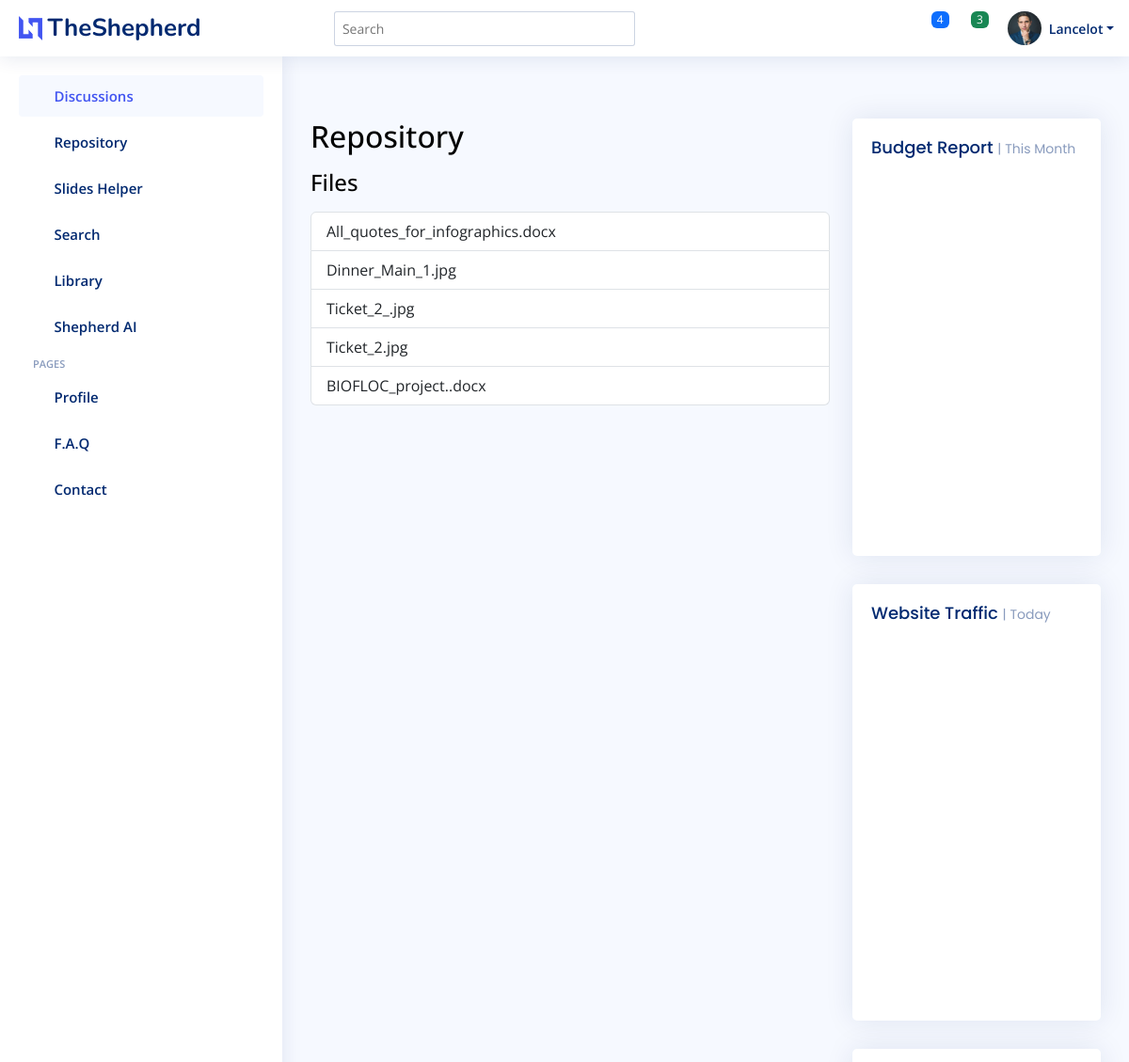
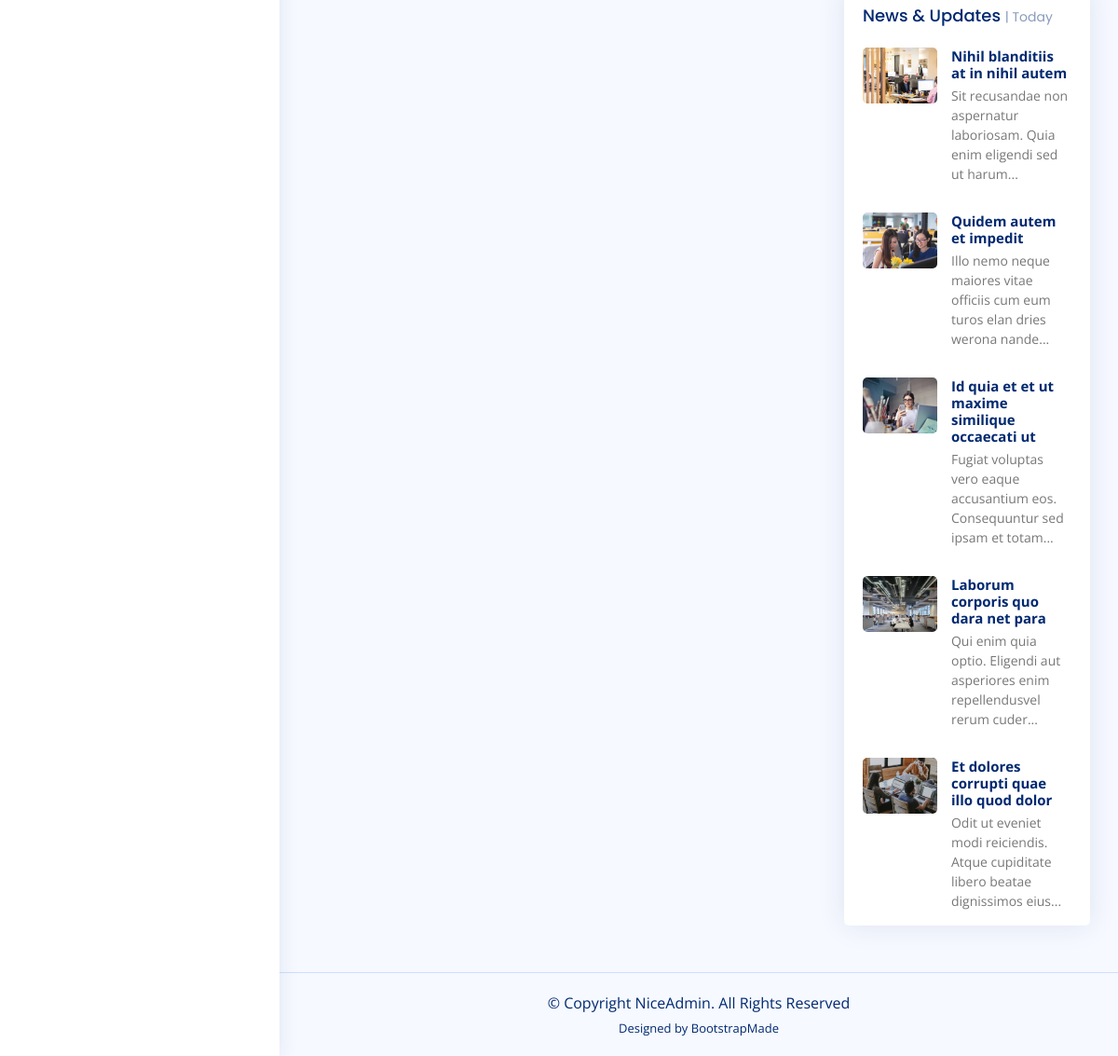
Screenshot of /repository/ (signed in) with the database file from the repository (2 pictures, top to bottom).
### discussions/models.py (models this page shows, shortened)
class Student(models.Model):
    friend = models.ForeignKey('self', on_delete=models.CASCADE, blank=True, null=True)
    user = models.OneToOneField(User, on_delete=models.CASCADE)
    back_img = models.ImageField(blank=True, upload_to="images/profiles", default='images/597_1.jpg')

### repository/models.py (models this page shows)
class File(models.Model):
    owner = models.ForeignKey(Student, on_delete=models.CASCADE, blank=True, null=True)
    file = models.FileField()
    pub_date = models.DateTimeField(blank=False, default=now)
    def __str__(self):
        return self.file.name

### repository/views.py (the view)
# urls.py: path("", views.IndexView.as_view(), name="index"),
class IndexView(generic.ListView):
    template_name = "repository/index.html"
    context_object_name = "repository"
    model = File
    def get_queryset(self):
        return File.objects.all()
    def get_context_data(self, **kwargs: Any) -> Dict[str, Any]:
        context = super(IndexView, self).get_context_data(**kwargs)
        context['files'] = File.objects.filter(owner_id=self.request.user.id)
        context['student'] = Student.objects.filter(user=self.request.user)[0]
        return context

### repository/templates/repository/index.html
{% extends 'base.html' %}
{% load static %}
{% block content %}
<h2>Repository</h2>
<p><h4>Files</h4></p>
<ul class="list-group">
    {% for file in files %}
    <li class="list-group-item">{{ file }}</li>
    {% endfor %}
</ul>
<br>
{% endblock %}

### templates/base.html (shortened to what this page needs)
<!DOCTYPE html>
<html lang="en">
<head>
  {% load static %}
  <link href="{% static 'assets/vendor/bootstrap/css/bootstrap.min.css' %}" rel="stylesheet">
  <link href="{% static 'assets/vendor/bootstrap-icons/bootstrap-icons.css' %}" rel="stylesheet">
  <link href="{% static 'assets/vendor/boxicons/css/boxicons.min.css' %}" rel="stylesheet">
  <link href="{% static 'assets/vendor/quill/quill.snow.css' %}" rel="stylesheet">
  <link href="{% static 'assets/vendor/quill/quill.bubble.css' %}" rel="stylesheet">
  <link href="{% static 'assets/vendor/remixicon/remixicon.css' %}" rel="stylesheet">
  <link href="{% static 'assets/vendor/simple-datatables/style.css' %}" rel="stylesheet">
  <link href="{% static 'assets/css/style.css' %}" rel="stylesheet">
  <link href="{% static 'assets/css/main.css' %}" rel="stylesheet">
</head>
<body>
  <header id="header" class="header fixed-top d-flex align-items-center">
    <div class="d-flex align-items-center justify-content-between">
      <a href="{% url 'discussions:index' %}" class="logo d-flex align-items-center">
        <img src="{% static 'assets/img/logo.png' %}" alt="">
        <span class="d-none d-lg-block">TheShepherd</span>
      </a>
      <i class="bi bi-list toggle-sidebar-btn"></i>
    </div>
    <div class="search-bar">
      <form class="search-form d-flex align-items-center" method="POST" action="#">
        <input type="text" name="query" placeholder="Search" title="Enter search keyword">
        <button type="submit" title="Search"><i class="bi bi-search"></i></button>
      </form>
    </div>
    <nav class="header-nav ms-auto">
      <ul class="d-flex align-items-center">
        {% if not user.is_authenticated %}
        <li class="nav-item">
          <a class="nav-link collapsed" href="{% url 'accounts:signup' %}">
            <i class="bi bi-card-list"></i>
            <span>Register</span>
          </a>
        </li>
        <li class="nav-item">
          <a class="nav-link collapsed" href="{% url 'login' %}">
            <i class="bi bi-box-arrow-in-right"></i>
            <span>Login</span>
          </a>
        </li>
        {% else %}
        <li class="nav-item dropdown">
          <a class="nav-link nav-icon" href="#" data-bs-toggle="dropdown">
            <i class="bi bi-bell"></i>
            <span class="badge bg-primary badge-number">4</span>
          </a>
        </li>
        <li class="nav-item dropdown">
          <a class="nav-link nav-icon" href="#" data-bs-toggle="dropdown">
            <i class="bi bi-chat-left-text"></i>
            <span class="badge bg-success badge-number">3</span>
          </a>
        </li>
        <li class="nav-item dropdown pe-3">
          <a class="nav-link nav-profile d-flex align-items-center pe-0" href="#" data-bs-toggle="dropdown">
            <img src="{% static student.back_img.url %}" alt="Profile" class="rounded-circle">
            <span class="d-none d-md-block dropdown-toggle ps-2">{{ student.user.username }}</span>
          </a>
        </li>
        {% endif %}
      </ul>
    </nav>
  </header>
  <aside id="sidebar" class="sidebar">
    <ul class="sidebar-nav" id="sidebar-nav">
      <li class="nav-item">
        <a class="nav-link " href="{% url 'discussions:index' %}">
          <i class="bi bi-grid"></i>
          <span>Discussions</span>
        </a>
      </li>
      <li class="nav-item">
        <a class="nav-link collapsed"  href="{% url 'repository:repository' %}">
          <i class="bi bi-menu-button-wide"></i><span>Repository</span>
        </a>
      </li>
      <li class="nav-item">
        <a class="nav-link collapsed" href="{% url 'sliders:sliders' %}">
          <i class="bi bi-journal-text"></i><span>Slides Helper</span>
        </a>
      </li>
      <li class="nav-item">
        <a class="nav-link collapsed" href="{% url 'search:search' %}">
          <i class="bi bi-layout-text-window-reverse"></i><span>Search</span>
        </a>
      </li>
      <li class="nav-item">
        <a class="nav-link collapsed" href="#">
          <i class="bi bi-bar-chart"></i><span>Library</span>
        </a>
      </li>
      <li class="nav-item">
        <a class="nav-link collapsed" href="#">
          <i class="bi bi-gem"></i><span>Shepherd AI</span>
        </a>
      </li>
      <li class="nav-heading">Pages</li>
      <li class="nav-item">
        <a class="nav-link collapsed" href="users-profile.html">
          <i class="bi bi-person"></i>
          <span>Profile</span>
        </a>
      </li>
      <li class="nav-item">
        <a class="nav-link collapsed" href="pages-faq.html">
          <i class="bi bi-question-circle"></i>
          <span>F.A.Q</span>
        </a>
      </li>
      <li class="nav-item">
        <a class="nav-link collapsed" href="pages-contact.html">
          <i class="bi bi-envelope"></i>
          <span>Contact</span>
        </a>
      </li>
    </ul>
  </aside>
  <main id="main" class="main">
    <section class="section dashboard">
      <div class="row">
        <div class="col-lg-8">
          <div class="row">
            <div class="">
              {% block content %}{%  endblock %}
            </div>
          </div>
        </div>
        <div class="col-lg-4">
          <div class="card">
            <div class="filter">
              <a class="icon" href="#" data-bs-toggle="dropdown"><i class="bi bi-three-dots"></i></a>
            </div>
            <div class="card-body pb-0">
              <h5 class="card-title">Budget Report <span>| This Month</span></h5>
              <div id="budgetChart" style="min-height: 400px;" class="echart"></div>
            </div>
          </div>
          <div class="card">
            <div class="filter">
              <a class="icon" href="#" data-bs-toggle="dropdown"><i class="bi bi-three-dots"></i></a>
            </div>
            <div class="card-body pb-0">
              <h5 class="card-title">Website Traffic <span>| Today</span></h5>
              <div id="trafficChart" style="min-height: 400px;" class="echart"></div>
            </div>
          </div>
          <div class="card">
            <div class="filter">
              <a class="icon" href="#" data-bs-toggle="dropdown"><i class="bi bi-three-dots"></i></a>
            </div>
            <div class="card-body pb-0">
              <h5 class="card-title">News &amp; Updates <span>| Today</span></h5>
              <div class="news">
                <div class="post-item clearfix">
                  <img src="assets/img/news-1.jpg" alt="">
                  <h4><a href="#">Nihil blanditiis at in nihil autem</a></h4>
                  <p>Sit recusandae non aspernatur laboriosam. Quia enim eligendi sed ut harum...</p>
                </div>
                <div class="post-item clearfix">
                  <img src="assets/img/news-2.jpg" alt="">
                  <h4><a href="#">Quidem autem et impedit</a></h4>
                  <p>Illo nemo neque maiores vitae officiis cum eum turos elan dries werona nande...</p>
                </div>
                <div class="post-item clearfix">
                  <img src="assets/img/news-3.jpg" alt="">
                  <h4><a href="#">Id quia et et ut maxime similique occaecati ut</a></h4>
                  <p>Fugiat voluptas vero eaque accusantium eos. Consequuntur sed ipsam et totam...</p>
                </div>
                <div class="post-item clearfix">
                  <img src="assets/img/news-4.jpg" alt="">
                  <h4><a href="#">Laborum corporis quo dara net para</a></h4>
                  <p>Qui enim quia optio. Eligendi aut asperiores enim repellendusvel rerum cuder...</p>
                </div>
                <div class="post-item clearfix">
                  <img src="assets/img/news-5.jpg" alt="">
                  <h4><a href="#">Et dolores corrupti quae illo quod dolor</a></h4>
                  <p>Odit ut eveniet modi reiciendis. Atque cupiditate libero beatae dignissimos eius...</p>
                </div>
              </div>
            </div>
          </div>
        </div>
      </div>
    </section>
  </main>
  <footer id="footer" class="footer">
    <div class="copyright">
      &copy; Copyright <strong><span>NiceAdmin</span></strong>. All Rights Reserved
    </div>
    <div class="credits">
      Designed by <a href="https://bootstrapmade.com/">BootstrapMade</a>
    </div>
  </footer>
</body>
</html>

### static/assets/css/style.css (style rules this page uses)
:root { scroll-behavior: smooth; }
body { font-family: "Open Sans", sans-serif; background: #f6f9ff; color: #444444; }
a { color: #4154f1; text-decoration: none; }
h1, h2, h3, h4, h5, h6 { font-family: "Nunito", sans-serif; }
#main { margin-top: 60px; padding: 20px 30px; transition: all 0.3s; }
.card { margin-bottom: 30px; border: none; border-radius: 5px; box-shadow: 0px 0 30px rgba(1, 41, 112, 0.1); }
.card-title { padding: 20px 0 15px 0; font-size: 18px; font-weight: 500; color: #012970; font-family: "Poppins", sans-serif; }
.card-title span { color: #899bbd; font-size: 14px; font-weight: 400; }
.card-body { padding: 0 20px 20px 20px; }
.logo { line-height: 1; }
@media (min-width: 1200px) { .logo { width: 280px; } }
.logo img { max-height: 26px; margin-right: 6px; }
.logo span { font-size: 26px; font-weight: 700; color: #012970; font-family: "Nunito", sans-serif; }
.header { transition: all 0.5s; z-index: 997; height: 60px; box-shadow: 0px 2px 20px rgba(1, 41, 112, 0.1); background-color: #fff; padding-left: 20px; }
.header .toggle-sidebar-btn { font-size: 32px; padding-left: 10px; cursor: pointer; color: #012970; }
.header .search-bar { min-width: 360px; padding: 0 20px; }
.header .search-form { width: 100%; }
.header .search-form input { border: 0; font-size: 14px; color: #012970; border: 1px solid rgba(1, 41, 112, 0.2); padding: 7px 38px 7px 8px; border-radius: 3px; transition: 0.3s; width: 100%; }
.header .search-form button { border: 0; padding: 0; margin-left: -30px; background: none; }
.header .search-form button i { color: #012970; }
.header-nav ul { list-style: none; }
.header-nav>ul { margin: 0; padding: 0; }
.header-nav .nav-icon { font-size: 22px; color: #012970; margin-right: 25px; position: relative; }
.header-nav .nav-profile { color: #012970; }
.header-nav .nav-profile img { max-height: 36px; }
.header-nav .nav-profile span { font-size: 14px; font-weight: 600; }
.header-nav .badge-number { position: absolute; inset: -2px -5px auto auto; font-weight: normal; font-size: 12px; padding: 3px 6px; }
.sidebar { position: fixed; top: 60px; left: 0; bottom: 0; width: 300px; z-index: 996; transition: all 0.3s; padding: 20px; overflow-y: auto; scrollbar-width: thin; scrollbar-color: #aab7cf transparent; box-shadow: 0px 0px 20px rgba(1, 41, 112, 0.1); background-color: #fff; }
@media (min-width: 1200px) { #main, #footer { margin-left: 300px; } }
.sidebar-nav { padding: 0; margin: 0; list-style: none; }
.sidebar-nav li { padding: 0; margin: 0; list-style: none; }
.sidebar-nav .nav-item { margin-bottom: 5px; }
.sidebar-nav .nav-heading { font-size: 11px; text-transform: uppercase; color: #899bbd; font-weight: 600; margin: 10px 0 5px 15px; }
.sidebar-nav .nav-link { display: flex; align-items: center; font-size: 15px; font-weight: 600; color: #4154f1; transition: 0.3; background: #f6f9ff; padding: 10px 15px; border-radius: 4px; }
.sidebar-nav .nav-link i { font-size: 16px; margin-right: 10px; color: #4154f1; }
.sidebar-nav .nav-link.collapsed { color: #012970; background: #fff; }
.sidebar-nav .nav-link.collapsed i { color: #899bbd; }
.dashboard .filter { position: absolute; right: 0px; top: 15px; }
.dashboard .filter .icon { color: #aab7cf; padding-right: 20px; padding-bottom: 5px; transition: 0.3s; font-size: 16px; }
.dashboard .news .post-item+.post-item { margin-top: 15px; }
.dashboard .news img { width: 80px; float: left; border-radius: 5px; }
.dashboard .news h4 { font-size: 15px; margin-left: 95px; font-weight: bold; margin-bottom: 5px; }
.dashboard .news h4 a { color: #012970; transition: 0.3s; }
.dashboard .news p { font-size: 14px; color: #777777; margin-left: 95px; }
.footer { padding: 20px 0; font-size: 14px; transition: all 0.3s; border-top: 1px solid #cddfff; }
.footer .copyright { text-align: center; color: #012970; }
.footer .credits { padding-top: 5px; text-align: center; font-size: 13px; color: #012970; }

### static/assets/css/main.css (style rules this page uses)
:root { scroll-behavior: smooth; }
body { color: rgba(var(--color-primary-rgb), 1); }
a { color: var(--color-links); text-decoration: none; }
h1, h2, h3, h4, h5, h6 { font-family: var(--font-primary); }
#main { margin-top: 90px; }
.footer { overflow: hidden; background: rgba(var(--color-black-rgb), 0.9); font-size: 16px; color: rgba(var(--color-white-rgb), 0.7); }
.footer .copyright strong { font-weight: 400; }
.footer .credits { padding-top: 6px; font-size: 13px; }
.footer .credits a { color: var(--color-white); }

### rows the page displays
Student: back_img (picture), user.username "Lancelot"
File: file "All_quotes_for_infographics.docx"
File: file "Dinner_Main_1.jpg"
File: file "Ticket_2_.jpg"
File: file "Ticket_2.jpg"
File: file "BIOFLOC_project..docx"
